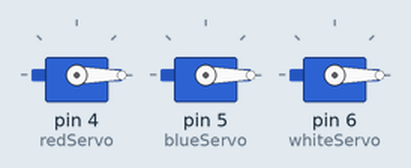
A sketch run on a simulated Arduino Uno, built with avr-gcc and run on an emulated ATmega328P. Shown: 3 × servo. What the sketch prints to the serial monitor is not drawn.

Above: at 0.05 s.
At 4.0 s:
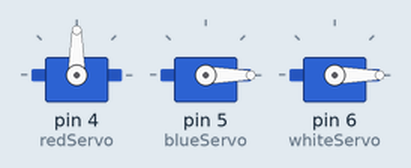
At 6.0 s:
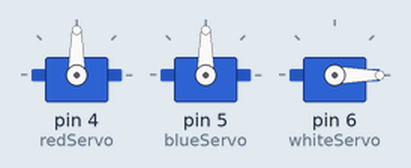
At 8.0 s:
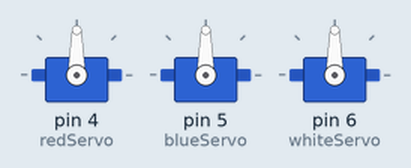
Timing chart, 0 to 10.4 s (numbered marks = the images above):
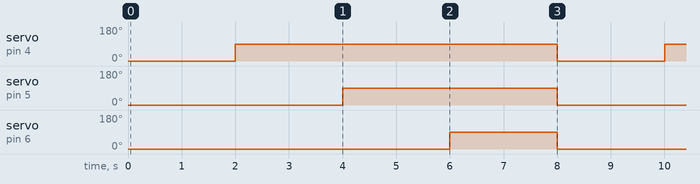

The sketch:

dropper_test.ino
```cpp
#include <Servo.h>

Servo redServo;
Servo blueServo;
Servo whiteServo;

void setup() {
  // put your setup code here, to run once:
  Serial.begin(115200);
  Serial.print("Starting...\n");

  redServo.attach(4);
  redServo.write(0);

  blueServo.attach(5);
  blueServo.write(0);

  whiteServo.attach(6);
  whiteServo.write(0);

}

void loop() {
  // put your main code here, to run repeatedly:
  delay(2000);
  redServo.write(90);
  delay(2000);
  blueServo.write(90);
  delay(2000);
  whiteServo.write(90);
  delay(2000);
  Serial.print("All balls dropped\n");
  redServo.write(0);
  blueServo.write(0);
  whiteServo.write(0);
}
```

Measured:
- by itself, servo on pin 4 (redServo): alternates 90° for 6.0 s and 0° for 2.0 s
- by itself, servo on pin 5 (blueServo): alternates 90° for 4.0 s and 0° for 4.0 s
- by itself, servo on pin 6 (whiteServo): alternates 90° for 2.0 s and 0° for 6.0 s
